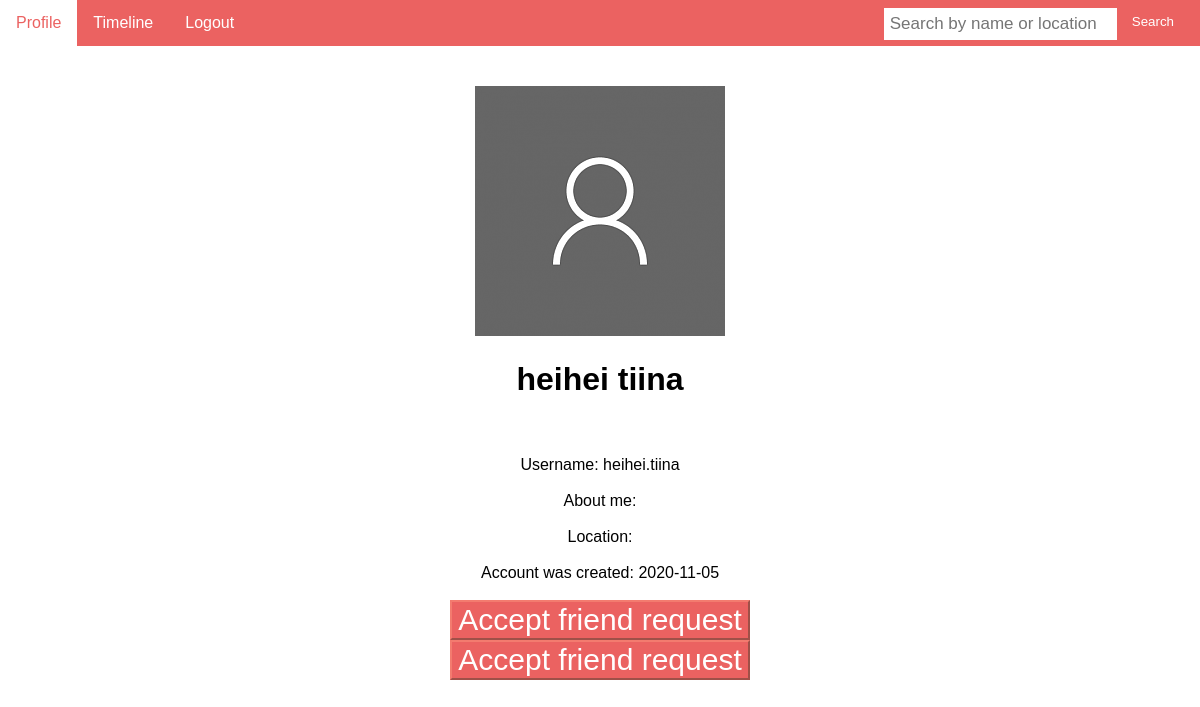
The app's page /user.php?user=68 (signed in) with its own data.
### tables this page shows
CREATE TABLE `users` (
  `id` int(11) NOT NULL,
  `firstname` varchar(25) NOT NULL,
  `lastname` varchar(25) NOT NULL,
  `username` varchar(50) DEFAULT NULL,
  `email` varchar(50) NOT NULL,
  `password` varchar(100) NOT NULL,
  `description` text DEFAULT NULL,
  `location` varchar(50) NOT NULL,
  `created_at` date NOT NULL
);

CREATE TABLE `friends` (
  `request_sender` int(50) NOT NULL,
  `request_receiver` int(50) NOT NULL,
  `accepted` tinyint(1) NOT NULL DEFAULT 0
);

### components/data.php (called while the page is built, shortened)
<?php
include "components/connection.php";
$emailData = $_SESSION["email"];
$sql = "SELECT id, firstname, lastname, username, description, location, created_at FROM users WHERE email='$emailData'";
$result = $conn->query($sql);
if (!empty($result) && $result->num_rows > 0) {
	while($row = $result->fetch_assoc()) {
		$idData = $row["id"];
	  }
}
?>

### user.php (the view, shortened to what this page needs)
<!DOCTYPE html>
<html>
<head>
<link rel="stylesheet" href="style.css">
</head>
<body>
<?php
include "components/menu.php";
include "components/data.php";
include "components/connection.php";
$userId = $userFirstName = $userLastName = $username = $userDescription = $userCreatedAt = $userLocation = "";
$userId = $_GET["user"];
$sql = "SELECT id, firstname, lastname, username, description, location, created_at FROM users WHERE id='$userId'";
$result = $conn->query($sql);
if (!empty($result) && $result->num_rows > 0) {
	while($row = $result->fetch_assoc()) {
		$userFirstName = $row["firstname"];
		$userLastName = $row["lastname"];
		$username = $row["username"];
		$userDescription = $row["description"];
		$userCreatedAt = $row["created_at"];
		$userLocation = $row["location"];
	  }
}
?>
<div class="content">
<img src="profile-picture.png">
<h1><?php echo $userFirstName . " " . $userLastName; ?></h1>
<br><br>
Username: <?php echo $username; ?>
<br><br>
About me: <?php echo $userDescription; ?>
<br><br>
Location: <?php echo $userLocation; ?>
<br><br>
Account was created: <?php echo $userCreatedAt; ?>
<br><br>
<?php
include "components/connection.php";
$sql = "SELECT * FROM friends WHERE request_sender='$idData' AND request_receiver='$userId' OR request_sender='$userId' AND request_receiver='$idData';";
$result = $conn->query($sql);
if (!empty($result) && $result->num_rows > 0) {
	while($row = $result->fetch_assoc()) {
		if ($row["accepted"] == 1) {
			$friends = 1;
			echo '<form method="post">
			<input class="friendRequest" type="submit" name="remove" value="Remove from friends";>
			</form>';
		} else if ($row["request_sender"] == $idData) {
			echo '<form method="post">
			<input class="friendRequest" type="submit" name="cancel" value="Cancel friend request";>
			</form>';
		} else if ($row["request_sender"] == $userId){
			echo '<form method="post">
			<input class="friendRequest" type="submit" name="accept" value="Accept friend request";>
			</form>';
		}
	}
} else {
	echo '<form method="post">
	<input class="friendRequest" type="submit" name="send" value="Send friend request";>
	</form>';
}
?>
</div>
</body>
</html>

### style.css (style rules this page uses)
* { box-sizing: border-box; }
@media screen and (min-width: 1001px) { .content { margin-top: 40px; float: left; margin-left: 30%; width: 40%; overflow: hidden; text-align: center; } }
@media screen and (min-width: 1001px) { .friendRequest { font-size: 18px; background-color: #EB6261; color: white; cursor: pointer; border-color: #F37B6F; font-size: 30px; } }
body { margin: 0; font-family: Arial, Helvetica, sans-serif; }

### records on screen
users: firstname "heihei", lastname "tiina", username "heihei.tiina", created_at "2020-11-05"
